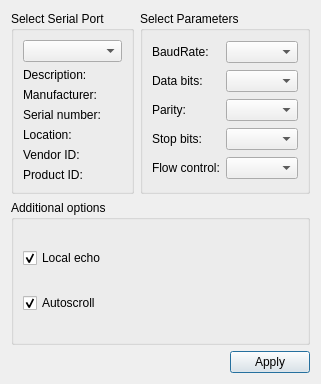
<?xml version="1.0" encoding="UTF-8"?>
<ui version="4.0">
 <class>SettingsDialog</class>
 <widget class="QDialog" name="SettingsDialog">
  <property name="geometry">
   <rect>
    <x>0</x>
    <y>0</y>
    <width>321</width>
    <height>384</height>
   </rect>
  </property>
  <property name="windowTitle">
   <string>Settings</string>
  </property>
  <layout class="QGridLayout" name="gridLayout_3">
   <item row="0" column="0">
    <widget class="QGroupBox" name="selectBox">
     <property name="title">
      <string>Select Serial Port</string>
     </property>
     <layout class="QGridLayout" name="gridLayout">
      <item row="0" column="0">
       <widget class="QComboBox" name="serialPortInfoListBox"/>
      </item>
      <item row="1" column="0">
       <widget class="QLabel" name="descriptionLabel">
        <property name="text">
         <string>Description:</string>
        </property>
       </widget>
      </item>
      <item row="2" column="0">
       <widget class="QLabel" name="manufacturerLabel">
        <property name="text">
         <string>Manufacturer:</string>
        </property>
       </widget>
      </item>
      <item row="3" column="0">
       <widget class="QLabel" name="serialNumberLabel">
        <property name="text">
         <string>Serial number:</string>
        </property>
       </widget>
      </item>
      <item row="4" column="0">
       <widget class="QLabel" name="locationLabel">
        <property name="text">
         <string>Location:</string>
        </property>
       </widget>
      </item>
      <item row="5" column="0">
       <widget class="QLabel" name="vidLabel">
        <property name="text">
         <string>Vendor ID:</string>
        </property>
       </widget>
      </item>
      <item row="6" column="0">
       <widget class="QLabel" name="pidLabel">
        <property name="text">
         <string>Product ID:</string>
        </property>
       </widget>
      </item>
     </layout>
    </widget>
   </item>
   <item row="0" column="1">
    <widget class="QGroupBox" name="parametersBox">
     <property name="title">
      <string>Select Parameters</string>
     </property>
     <layout class="QGridLayout" name="gridLayout_2">
      <item row="0" column="0">
       <widget class="QLabel" name="baudRateLabel">
        <property name="text">
         <string>BaudRate:</string>
        </property>
       </widget>
      </item>
      <item row="0" column="1">
       <widget class="QComboBox" name="baudRateBox"/>
      </item>
      <item row="1" column="0">
       <widget class="QLabel" name="dataBitsLabel">
        <property name="text">
         <string>Data bits:</string>
        </property>
       </widget>
      </item>
      <item row="1" column="1">
       <widget class="QComboBox" name="dataBitsBox"/>
      </item>
      <item row="2" column="0">
       <widget class="QLabel" name="parityLabel">
        <property name="text">
         <string>Parity:</string>
        </property>
       </widget>
      </item>
      <item row="2" column="1">
       <widget class="QComboBox" name="parityBox"/>
      </item>
      <item row="3" column="0">
       <widget class="QLabel" name="stopBitsLabel">
        <property name="text">
         <string>Stop bits:</string>
        </property>
       </widget>
      </item>
      <item row="3" column="1">
       <widget class="QComboBox" name="stopBitsBox"/>
      </item>
      <item row="4" column="0">
       <widget class="QLabel" name="flowControlLabel">
        <property name="text">
         <string>Flow control:</string>
        </property>
       </widget>
      </item>
      <item row="4" column="1">
       <widget class="QComboBox" name="flowControlBox"/>
      </item>
     </layout>
    </widget>
   </item>
   <item row="1" column="0" colspan="2">
    <widget class="QGroupBox" name="additionalOptionsGroupBox">
     <property name="title">
      <string>Additional options</string>
     </property>
     <layout class="QVBoxLayout" name="verticalLayout">
      <item>
       <widget class="QCheckBox" name="localEchoCheckBox">
        <property name="text">
         <string>Local echo</string>
        </property>
        <property name="checked">
         <bool>true</bool>
        </property>
       </widget>
      </item>
      <item>
       <widget class="QCheckBox" name="autoscrollCheckBox">
        <property name="enabled">
         <bool>true</bool>
        </property>
        <property name="text">
         <string>Autoscroll</string>
        </property>
        <property name="checked">
         <bool>true</bool>
        </property>
       </widget>
      </item>
     </layout>
    </widget>
   </item>
   <item row="2" column="0" colspan="2">
    <layout class="QHBoxLayout" name="horizontalLayout">
     <item>
      <spacer name="horizontalSpacer">
       <property name="orientation">
        <enum>Qt::Horizontal</enum>
       </property>
       <property name="sizeHint" stdset="0">
        <size>
         <width>96</width>
         <height>20</height>
        </size>
       </property>
      </spacer>
     </item>
     <item>
      <widget class="QPushButton" name="applyButton">
       <property name="text">
        <string>Apply</string>
       </property>
      </widget>
     </item>
    </layout>
   </item>
  </layout>
 </widget>
 <resources/>
 <connections/>
</ui>
